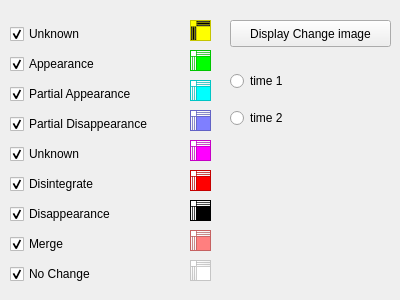
<?xml version="1.0" encoding="UTF-8"?>
<ui version="4.0">
 <class>ClassBased</class>
 <widget class="QWidget" name="ClassBased">
  <property name="geometry">
   <rect>
    <x>0</x>
    <y>0</y>
    <width>400</width>
    <height>300</height>
   </rect>
  </property>
  <property name="windowTitle">
   <string>Form</string>
  </property>
  <widget class="QWidget" name="layoutWidget">
   <property name="geometry">
    <rect>
     <x>10</x>
     <y>20</y>
     <width>173</width>
     <height>271</height>
    </rect>
   </property>
   <layout class="QVBoxLayout" name="verticalLayout_2">
    <item>
     <widget class="QCheckBox" name="checkBox">
      <property name="text">
       <string>Unknown</string>
      </property>
      <property name="checked">
       <bool>true</bool>
      </property>
     </widget>
    </item>
    <item>
     <widget class="QCheckBox" name="checkBox_2">
      <property name="text">
       <string>Appearance</string>
      </property>
      <property name="checked">
       <bool>true</bool>
      </property>
     </widget>
    </item>
    <item>
     <widget class="QCheckBox" name="checkBox_3">
      <property name="text">
       <string>Partial Appearance</string>
      </property>
      <property name="checked">
       <bool>true</bool>
      </property>
     </widget>
    </item>
    <item>
     <widget class="QCheckBox" name="checkBox_4">
      <property name="text">
       <string>Partial Disappearance</string>
      </property>
      <property name="checked">
       <bool>true</bool>
      </property>
     </widget>
    </item>
    <item>
     <widget class="QCheckBox" name="checkBox_5">
      <property name="text">
       <string>Unknown</string>
      </property>
      <property name="checked">
       <bool>true</bool>
      </property>
     </widget>
    </item>
    <item>
     <widget class="QCheckBox" name="checkBox_6">
      <property name="text">
       <string>Disintegrate</string>
      </property>
      <property name="checked">
       <bool>true</bool>
      </property>
     </widget>
    </item>
    <item>
     <widget class="QCheckBox" name="checkBox_7">
      <property name="text">
       <string>Disappearance</string>
      </property>
      <property name="checked">
       <bool>true</bool>
      </property>
     </widget>
    </item>
    <item>
     <widget class="QCheckBox" name="checkBox_8">
      <property name="text">
       <string>Merge</string>
      </property>
      <property name="checked">
       <bool>true</bool>
      </property>
     </widget>
    </item>
    <item>
     <widget class="QCheckBox" name="checkBox_9">
      <property name="text">
       <string>No Change</string>
      </property>
      <property name="checked">
       <bool>true</bool>
      </property>
     </widget>
    </item>
   </layout>
  </widget>
  <widget class="QTextEdit" name="textEdit">
   <property name="geometry">
    <rect>
     <x>190</x>
     <y>20</y>
     <width>21</width>
     <height>21</height>
    </rect>
   </property>
   <property name="palette">
    <palette>
     <active>
      <colorrole role="WindowText">
       <brush brushstyle="SolidPattern">
        <color alpha="255">
         <red>255</red>
         <green>255</green>
         <blue>255</blue>
        </color>
       </brush>
      </colorrole>
      <colorrole role="Button">
       <brush brushstyle="SolidPattern">
        <color alpha="255">
         <red>0</red>
         <green>0</green>
         <blue>0</blue>
        </color>
       </brush>
      </colorrole>
      <colorrole role="Light">
       <brush brushstyle="SolidPattern">
        <color alpha="255">
         <red>0</red>
         <green>0</green>
         <blue>0</blue>
        </color>
       </brush>
      </colorrole>
      <colorrole role="Midlight">
       <brush brushstyle="SolidPattern">
        <color alpha="255">
         <red>0</red>
         <green>0</green>
         <blue>0</blue>
        </color>
       </brush>
      </colorrole>
      <colorrole role="Dark">
       <brush brushstyle="SolidPattern">
        <color alpha="255">
         <red>0</red>
         <green>0</green>
         <blue>0</blue>
        </color>
       </brush>
      </colorrole>
      <colorrole role="Mid">
       <brush brushstyle="SolidPattern">
        <color alpha="255">
         <red>0</red>
         <green>0</green>
         <blue>0</blue>
        </color>
       </brush>
      </colorrole>
      <colorrole role="Text">
       <brush brushstyle="SolidPattern">
        <color alpha="255">
         <red>255</red>
         <green>255</green>
         <blue>255</blue>
        </color>
       </brush>
      </colorrole>
      <colorrole role="BrightText">
       <brush brushstyle="SolidPattern">
        <color alpha="255">
         <red>255</red>
         <green>255</green>
         <blue>255</blue>
        </color>
       </brush>
      </colorrole>
      <colorrole role="ButtonText">
       <brush brushstyle="SolidPattern">
        <color alpha="255">
         <red>255</red>
         <green>255</green>
         <blue>255</blue>
        </color>
       </brush>
      </colorrole>
      <colorrole role="Base">
       <brush brushstyle="SolidPattern">
        <color alpha="255">
         <red>255</red>
         <green>255</green>
         <blue>0</blue>
        </color>
       </brush>
      </colorrole>
      <colorrole role="Window">
       <brush brushstyle="SolidPattern">
        <color alpha="255">
         <red>255</red>
         <green>255</green>
         <blue>0</blue>
        </color>
       </brush>
      </colorrole>
      <colorrole role="Shadow">
       <brush brushstyle="SolidPattern">
        <color alpha="255">
         <red>0</red>
         <green>0</green>
         <blue>0</blue>
        </color>
       </brush>
      </colorrole>
      <colorrole role="AlternateBase">
       <brush brushstyle="SolidPattern">
        <color alpha="255">
         <red>0</red>
         <green>0</green>
         <blue>0</blue>
        </color>
       </brush>
      </colorrole>
      <colorrole role="ToolTipBase">
       <brush brushstyle="SolidPattern">
        <color alpha="255">
         <red>255</red>
         <green>255</green>
         <blue>220</blue>
        </color>
       </brush>
      </colorrole>
      <colorrole role="ToolTipText">
       <brush brushstyle="SolidPattern">
        <color alpha="255">
         <red>0</red>
         <green>0</green>
         <blue>0</blue>
        </color>
       </brush>
      </colorrole>
     </active>
     <inactive>
      <colorrole role="WindowText">
       <brush brushstyle="SolidPattern">
        <color alpha="255">
         <red>255</red>
         <green>255</green>
         <blue>255</blue>
        </color>
       </brush>
      </colorrole>
      <colorrole role="Button">
       <brush brushstyle="SolidPattern">
        <color alpha="255">
         <red>0</red>
         <green>0</green>
         <blue>0</blue>
        </color>
       </brush>
      </colorrole>
      <colorrole role="Light">
       <brush brushstyle="SolidPattern">
        <color alpha="255">
         <red>0</red>
         <green>0</green>
         <blue>0</blue>
        </color>
       </brush>
      </colorrole>
      <colorrole role="Midlight">
       <brush brushstyle="SolidPattern">
        <color alpha="255">
         <red>0</red>
         <green>0</green>
         <blue>0</blue>
        </color>
       </brush>
      </colorrole>
      <colorrole role="Dark">
       <brush brushstyle="SolidPattern">
        <color alpha="255">
         <red>0</red>
         <green>0</green>
         <blue>0</blue>
        </color>
       </brush>
      </colorrole>
      <colorrole role="Mid">
       <brush brushstyle="SolidPattern">
        <color alpha="255">
         <red>0</red>
         <green>0</green>
         <blue>0</blue>
        </color>
       </brush>
      </colorrole>
      <colorrole role="Text">
       <brush brushstyle="SolidPattern">
        <color alpha="255">
         <red>255</red>
         <green>255</green>
         <blue>255</blue>
        </color>
       </brush>
      </colorrole>
      <colorrole role="BrightText">
       <brush brushstyle="SolidPattern">
        <color alpha="255">
         <red>255</red>
         <green>255</green>
         <blue>255</blue>
        </color>
       </brush>
      </colorrole>
      <colorrole role="ButtonText">
       <brush brushstyle="SolidPattern">
        <color alpha="255">
         <red>255</red>
         <green>255</green>
         <blue>255</blue>
        </color>
       </brush>
      </colorrole>
      <colorrole role="Base">
       <brush brushstyle="SolidPattern">
        <color alpha="255">
         <red>255</red>
         <green>255</green>
         <blue>0</blue>
        </color>
       </brush>
      </colorrole>
      <colorrole role="Window">
       <brush brushstyle="SolidPattern">
        <color alpha="255">
         <red>255</red>
         <green>255</green>
         <blue>0</blue>
        </color>
       </brush>
      </colorrole>
      <colorrole role="Shadow">
       <brush brushstyle="SolidPattern">
        <color alpha="255">
         <red>0</red>
         <green>0</green>
         <blue>0</blue>
        </color>
       </brush>
      </colorrole>
      <colorrole role="AlternateBase">
       <brush brushstyle="SolidPattern">
        <color alpha="255">
         <red>0</red>
         <green>0</green>
         <blue>0</blue>
        </color>
       </brush>
      </colorrole>
      <colorrole role="ToolTipBase">
       <brush brushstyle="SolidPattern">
        <color alpha="255">
         <red>255</red>
         <green>255</green>
         <blue>220</blue>
        </color>
       </brush>
      </colorrole>
      <colorrole role="ToolTipText">
       <brush brushstyle="SolidPattern">
        <color alpha="255">
         <red>0</red>
         <green>0</green>
         <blue>0</blue>
        </color>
       </brush>
      </colorrole>
     </inactive>
     <disabled>
      <colorrole role="WindowText">
       <brush brushstyle="SolidPattern">
        <color alpha="255">
         <red>0</red>
         <green>0</green>
         <blue>0</blue>
        </color>
       </brush>
      </colorrole>
      <colorrole role="Button">
       <brush brushstyle="SolidPattern">
        <color alpha="255">
         <red>0</red>
         <green>0</green>
         <blue>0</blue>
        </color>
       </brush>
      </colorrole>
      <colorrole role="Light">
       <brush brushstyle="SolidPattern">
        <color alpha="255">
         <red>0</red>
         <green>0</green>
         <blue>0</blue>
        </color>
       </brush>
      </colorrole>
      <colorrole role="Midlight">
       <brush brushstyle="SolidPattern">
        <color alpha="255">
         <red>0</red>
         <green>0</green>
         <blue>0</blue>
        </color>
       </brush>
      </colorrole>
      <colorrole role="Dark">
       <brush brushstyle="SolidPattern">
        <color alpha="255">
         <red>0</red>
         <green>0</green>
         <blue>0</blue>
        </color>
       </brush>
      </colorrole>
      <colorrole role="Mid">
       <brush brushstyle="SolidPattern">
        <color alpha="255">
         <red>0</red>
         <green>0</green>
         <blue>0</blue>
        </color>
       </brush>
      </colorrole>
      <colorrole role="Text">
       <brush brushstyle="SolidPattern">
        <color alpha="255">
         <red>0</red>
         <green>0</green>
         <blue>0</blue>
        </color>
       </brush>
      </colorrole>
      <colorrole role="BrightText">
       <brush brushstyle="SolidPattern">
        <color alpha="255">
         <red>255</red>
         <green>255</green>
         <blue>255</blue>
        </color>
       </brush>
      </colorrole>
      <colorrole role="ButtonText">
       <brush brushstyle="SolidPattern">
        <color alpha="255">
         <red>0</red>
         <green>0</green>
         <blue>0</blue>
        </color>
       </brush>
      </colorrole>
      <colorrole role="Base">
       <brush brushstyle="SolidPattern">
        <color alpha="255">
         <red>255</red>
         <green>255</green>
         <blue>0</blue>
        </color>
       </brush>
      </colorrole>
      <colorrole role="Window">
       <brush brushstyle="SolidPattern">
        <color alpha="255">
         <red>255</red>
         <green>255</green>
         <blue>0</blue>
        </color>
       </brush>
      </colorrole>
      <colorrole role="Shadow">
       <brush brushstyle="SolidPattern">
        <color alpha="255">
         <red>0</red>
         <green>0</green>
         <blue>0</blue>
        </color>
       </brush>
      </colorrole>
      <colorrole role="AlternateBase">
       <brush brushstyle="SolidPattern">
        <color alpha="255">
         <red>0</red>
         <green>0</green>
         <blue>0</blue>
        </color>
       </brush>
      </colorrole>
      <colorrole role="ToolTipBase">
       <brush brushstyle="SolidPattern">
        <color alpha="255">
         <red>255</red>
         <green>255</green>
         <blue>220</blue>
        </color>
       </brush>
      </colorrole>
      <colorrole role="ToolTipText">
       <brush brushstyle="SolidPattern">
        <color alpha="255">
         <red>0</red>
         <green>0</green>
         <blue>0</blue>
        </color>
       </brush>
      </colorrole>
     </disabled>
    </palette>
   </property>
  </widget>
  <widget class="QPlainTextEdit" name="plainTextEdit_5">
   <property name="geometry">
    <rect>
     <x>190</x>
     <y>170</y>
     <width>21</width>
     <height>21</height>
    </rect>
   </property>
   <property name="palette">
    <palette>
     <active>
      <colorrole role="Base">
       <brush brushstyle="SolidPattern">
        <color alpha="255">
         <red>255</red>
         <green>255</green>
         <blue>255</blue>
        </color>
       </brush>
      </colorrole>
      <colorrole role="Window">
       <brush brushstyle="SolidPattern">
        <color alpha="255">
         <red>255</red>
         <green>0</green>
         <blue>0</blue>
        </color>
       </brush>
      </colorrole>
     </active>
     <inactive>
      <colorrole role="Base">
       <brush brushstyle="SolidPattern">
        <color alpha="255">
         <red>255</red>
         <green>255</green>
         <blue>255</blue>
        </color>
       </brush>
      </colorrole>
      <colorrole role="Window">
       <brush brushstyle="SolidPattern">
        <color alpha="255">
         <red>255</red>
         <green>0</green>
         <blue>0</blue>
        </color>
       </brush>
      </colorrole>
     </inactive>
     <disabled>
      <colorrole role="Base">
       <brush brushstyle="SolidPattern">
        <color alpha="255">
         <red>255</red>
         <green>0</green>
         <blue>0</blue>
        </color>
       </brush>
      </colorrole>
      <colorrole role="Window">
       <brush brushstyle="SolidPattern">
        <color alpha="255">
         <red>255</red>
         <green>0</green>
         <blue>0</blue>
        </color>
       </brush>
      </colorrole>
     </disabled>
    </palette>
   </property>
  </widget>
  <widget class="QPlainTextEdit" name="plainTextEdit_8">
   <property name="geometry">
    <rect>
     <x>190</x>
     <y>260</y>
     <width>21</width>
     <height>21</height>
    </rect>
   </property>
   <property name="palette">
    <palette>
     <active>
      <colorrole role="Base">
       <brush brushstyle="SolidPattern">
        <color alpha="255">
         <red>255</red>
         <green>255</green>
         <blue>255</blue>
        </color>
       </brush>
      </colorrole>
      <colorrole role="Window">
       <brush brushstyle="SolidPattern">
        <color alpha="255">
         <red>255</red>
         <green>255</green>
         <blue>255</blue>
        </color>
       </brush>
      </colorrole>
     </active>
     <inactive>
      <colorrole role="Base">
       <brush brushstyle="SolidPattern">
        <color alpha="255">
         <red>255</red>
         <green>255</green>
         <blue>255</blue>
        </color>
       </brush>
      </colorrole>
      <colorrole role="Window">
       <brush brushstyle="SolidPattern">
        <color alpha="255">
         <red>255</red>
         <green>255</green>
         <blue>255</blue>
        </color>
       </brush>
      </colorrole>
     </inactive>
     <disabled>
      <colorrole role="Base">
       <brush brushstyle="SolidPattern">
        <color alpha="255">
         <red>255</red>
         <green>255</green>
         <blue>255</blue>
        </color>
       </brush>
      </colorrole>
      <colorrole role="Window">
       <brush brushstyle="SolidPattern">
        <color alpha="255">
         <red>255</red>
         <green>255</green>
         <blue>255</blue>
        </color>
       </brush>
      </colorrole>
     </disabled>
    </palette>
   </property>
  </widget>
  <widget class="QPlainTextEdit" name="plainTextEdit_3">
   <property name="geometry">
    <rect>
     <x>190</x>
     <y>110</y>
     <width>21</width>
     <height>21</height>
    </rect>
   </property>
   <property name="palette">
    <palette>
     <active>
      <colorrole role="Base">
       <brush brushstyle="SolidPattern">
        <color alpha="255">
         <red>255</red>
         <green>255</green>
         <blue>255</blue>
        </color>
       </brush>
      </colorrole>
      <colorrole role="Window">
       <brush brushstyle="SolidPattern">
        <color alpha="255">
         <red>127</red>
         <green>127</green>
         <blue>255</blue>
        </color>
       </brush>
      </colorrole>
     </active>
     <inactive>
      <colorrole role="Base">
       <brush brushstyle="SolidPattern">
        <color alpha="255">
         <red>255</red>
         <green>255</green>
         <blue>255</blue>
        </color>
       </brush>
      </colorrole>
      <colorrole role="Window">
       <brush brushstyle="SolidPattern">
        <color alpha="255">
         <red>127</red>
         <green>127</green>
         <blue>255</blue>
        </color>
       </brush>
      </colorrole>
     </inactive>
     <disabled>
      <colorrole role="Base">
       <brush brushstyle="SolidPattern">
        <color alpha="255">
         <red>127</red>
         <green>127</green>
         <blue>255</blue>
        </color>
       </brush>
      </colorrole>
      <colorrole role="Window">
       <brush brushstyle="SolidPattern">
        <color alpha="255">
         <red>127</red>
         <green>127</green>
         <blue>255</blue>
        </color>
       </brush>
      </colorrole>
     </disabled>
    </palette>
   </property>
  </widget>
  <widget class="QPlainTextEdit" name="plainTextEdit_6">
   <property name="geometry">
    <rect>
     <x>190</x>
     <y>200</y>
     <width>21</width>
     <height>21</height>
    </rect>
   </property>
   <property name="palette">
    <palette>
     <active>
      <colorrole role="Base">
       <brush brushstyle="SolidPattern">
        <color alpha="255">
         <red>255</red>
         <green>255</green>
         <blue>255</blue>
        </color>
       </brush>
      </colorrole>
      <colorrole role="Window">
       <brush brushstyle="SolidPattern">
        <color alpha="255">
         <red>0</red>
         <green>0</green>
         <blue>0</blue>
        </color>
       </brush>
      </colorrole>
     </active>
     <inactive>
      <colorrole role="Base">
       <brush brushstyle="SolidPattern">
        <color alpha="255">
         <red>255</red>
         <green>255</green>
         <blue>255</blue>
        </color>
       </brush>
      </colorrole>
      <colorrole role="Window">
       <brush brushstyle="SolidPattern">
        <color alpha="255">
         <red>0</red>
         <green>0</green>
         <blue>0</blue>
        </color>
       </brush>
      </colorrole>
     </inactive>
     <disabled>
      <colorrole role="Base">
       <brush brushstyle="SolidPattern">
        <color alpha="255">
         <red>0</red>
         <green>0</green>
         <blue>0</blue>
        </color>
       </brush>
      </colorrole>
      <colorrole role="Window">
       <brush brushstyle="SolidPattern">
        <color alpha="255">
         <red>0</red>
         <green>0</green>
         <blue>0</blue>
        </color>
       </brush>
      </colorrole>
     </disabled>
    </palette>
   </property>
  </widget>
  <widget class="QPlainTextEdit" name="plainTextEdit_2">
   <property name="geometry">
    <rect>
     <x>190</x>
     <y>80</y>
     <width>21</width>
     <height>21</height>
    </rect>
   </property>
   <property name="palette">
    <palette>
     <active>
      <colorrole role="Base">
       <brush brushstyle="SolidPattern">
        <color alpha="255">
         <red>255</red>
         <green>255</green>
         <blue>255</blue>
        </color>
       </brush>
      </colorrole>
      <colorrole role="Window">
       <brush brushstyle="SolidPattern">
        <color alpha="255">
         <red>0</red>
         <green>255</green>
         <blue>255</blue>
        </color>
       </brush>
      </colorrole>
     </active>
     <inactive>
      <colorrole role="Base">
       <brush brushstyle="SolidPattern">
        <color alpha="255">
         <red>255</red>
         <green>255</green>
         <blue>255</blue>
        </color>
       </brush>
      </colorrole>
      <colorrole role="Window">
       <brush brushstyle="SolidPattern">
        <color alpha="255">
         <red>0</red>
         <green>255</green>
         <blue>255</blue>
        </color>
       </brush>
      </colorrole>
     </inactive>
     <disabled>
      <colorrole role="Base">
       <brush brushstyle="SolidPattern">
        <color alpha="255">
         <red>0</red>
         <green>255</green>
         <blue>255</blue>
        </color>
       </brush>
      </colorrole>
      <colorrole role="Window">
       <brush brushstyle="SolidPattern">
        <color alpha="255">
         <red>0</red>
         <green>255</green>
         <blue>255</blue>
        </color>
       </brush>
      </colorrole>
     </disabled>
    </palette>
   </property>
  </widget>
  <widget class="QPlainTextEdit" name="plainTextEdit_7">
   <property name="geometry">
    <rect>
     <x>190</x>
     <y>230</y>
     <width>21</width>
     <height>21</height>
    </rect>
   </property>
   <property name="palette">
    <palette>
     <active>
      <colorrole role="Base">
       <brush brushstyle="SolidPattern">
        <color alpha="255">
         <red>255</red>
         <green>255</green>
         <blue>255</blue>
        </color>
       </brush>
      </colorrole>
      <colorrole role="Window">
       <brush brushstyle="SolidPattern">
        <color alpha="255">
         <red>255</red>
         <green>127</green>
         <blue>127</blue>
        </color>
       </brush>
      </colorrole>
     </active>
     <inactive>
      <colorrole role="Base">
       <brush brushstyle="SolidPattern">
        <color alpha="255">
         <red>255</red>
         <green>255</green>
         <blue>255</blue>
        </color>
       </brush>
      </colorrole>
      <colorrole role="Window">
       <brush brushstyle="SolidPattern">
        <color alpha="255">
         <red>255</red>
         <green>127</green>
         <blue>127</blue>
        </color>
       </brush>
      </colorrole>
     </inactive>
     <disabled>
      <colorrole role="Base">
       <brush brushstyle="SolidPattern">
        <color alpha="255">
         <red>255</red>
         <green>127</green>
         <blue>127</blue>
        </color>
       </brush>
      </colorrole>
      <colorrole role="Window">
       <brush brushstyle="SolidPattern">
        <color alpha="255">
         <red>255</red>
         <green>127</green>
         <blue>127</blue>
        </color>
       </brush>
      </colorrole>
     </disabled>
    </palette>
   </property>
  </widget>
  <widget class="QPlainTextEdit" name="plainTextEdit_4">
   <property name="geometry">
    <rect>
     <x>190</x>
     <y>140</y>
     <width>21</width>
     <height>21</height>
    </rect>
   </property>
   <property name="palette">
    <palette>
     <active>
      <colorrole role="Base">
       <brush brushstyle="SolidPattern">
        <color alpha="255">
         <red>255</red>
         <green>255</green>
         <blue>255</blue>
        </color>
       </brush>
      </colorrole>
      <colorrole role="Window">
       <brush brushstyle="SolidPattern">
        <color alpha="255">
         <red>255</red>
         <green>0</green>
         <blue>255</blue>
        </color>
       </brush>
      </colorrole>
     </active>
     <inactive>
      <colorrole role="Base">
       <brush brushstyle="SolidPattern">
        <color alpha="255">
         <red>255</red>
         <green>255</green>
         <blue>255</blue>
        </color>
       </brush>
      </colorrole>
      <colorrole role="Window">
       <brush brushstyle="SolidPattern">
        <color alpha="255">
         <red>255</red>
         <green>0</green>
         <blue>255</blue>
        </color>
       </brush>
      </colorrole>
     </inactive>
     <disabled>
      <colorrole role="Base">
       <brush brushstyle="SolidPattern">
        <color alpha="255">
         <red>255</red>
         <green>0</green>
         <blue>255</blue>
        </color>
       </brush>
      </colorrole>
      <colorrole role="Window">
       <brush brushstyle="SolidPattern">
        <color alpha="255">
         <red>255</red>
         <green>0</green>
         <blue>255</blue>
        </color>
       </brush>
      </colorrole>
     </disabled>
    </palette>
   </property>
  </widget>
  <widget class="QPlainTextEdit" name="plainTextEdit">
   <property name="geometry">
    <rect>
     <x>190</x>
     <y>50</y>
     <width>21</width>
     <height>21</height>
    </rect>
   </property>
   <property name="palette">
    <palette>
     <active>
      <colorrole role="Base">
       <brush brushstyle="SolidPattern">
        <color alpha="255">
         <red>255</red>
         <green>255</green>
         <blue>255</blue>
        </color>
       </brush>
      </colorrole>
      <colorrole role="Window">
       <brush brushstyle="SolidPattern">
        <color alpha="255">
         <red>0</red>
         <green>255</green>
         <blue>0</blue>
        </color>
       </brush>
      </colorrole>
     </active>
     <inactive>
      <colorrole role="Base">
       <brush brushstyle="SolidPattern">
        <color alpha="255">
         <red>255</red>
         <green>255</green>
         <blue>255</blue>
        </color>
       </brush>
      </colorrole>
      <colorrole role="Window">
       <brush brushstyle="SolidPattern">
        <color alpha="255">
         <red>0</red>
         <green>255</green>
         <blue>0</blue>
        </color>
       </brush>
      </colorrole>
     </inactive>
     <disabled>
      <colorrole role="Base">
       <brush brushstyle="SolidPattern">
        <color alpha="255">
         <red>0</red>
         <green>255</green>
         <blue>0</blue>
        </color>
       </brush>
      </colorrole>
      <colorrole role="Window">
       <brush brushstyle="SolidPattern">
        <color alpha="255">
         <red>0</red>
         <green>255</green>
         <blue>0</blue>
        </color>
       </brush>
      </colorrole>
     </disabled>
    </palette>
   </property>
  </widget>
  <widget class="QPushButton" name="pushButton">
   <property name="geometry">
    <rect>
     <x>230</x>
     <y>20</y>
     <width>161</width>
     <height>27</height>
    </rect>
   </property>
   <property name="text">
    <string>Display Change image</string>
   </property>
  </widget>
  <widget class="QWidget" name="layoutWidget_2">
   <property name="geometry">
    <rect>
     <x>230</x>
     <y>60</y>
     <width>73</width>
     <height>80</height>
    </rect>
   </property>
   <layout class="QVBoxLayout" name="verticalLayout_3">
    <item>
     <widget class="QRadioButton" name="radioButton">
      <property name="text">
       <string>time 1</string>
      </property>
     </widget>
    </item>
    <item>
     <widget class="QRadioButton" name="radioButton_2">
      <property name="text">
       <string>time 2</string>
      </property>
     </widget>
    </item>
   </layout>
  </widget>
 </widget>
 <resources/>
 <connections/>
</ui>
